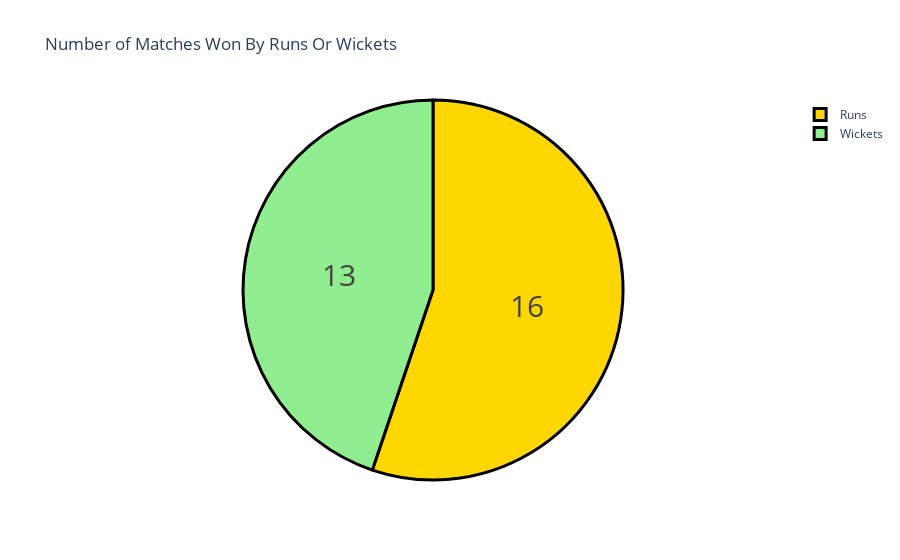
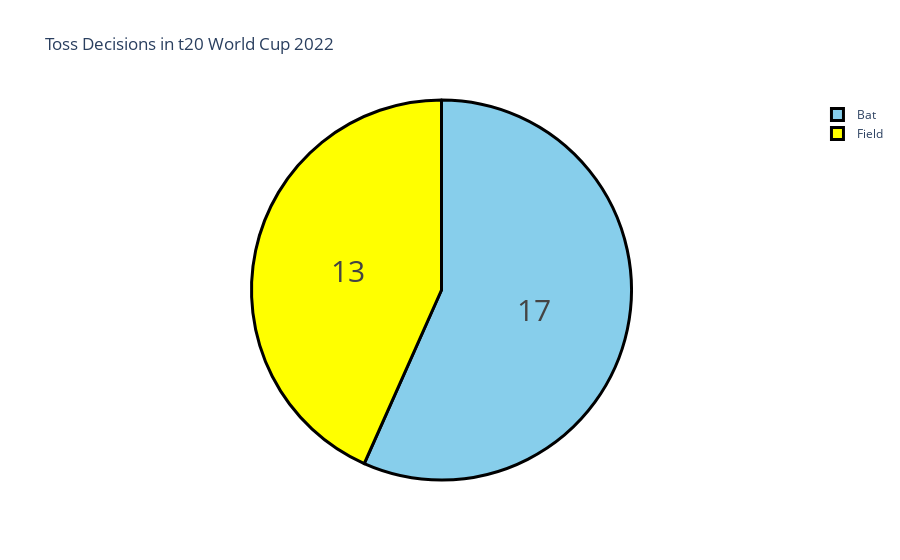
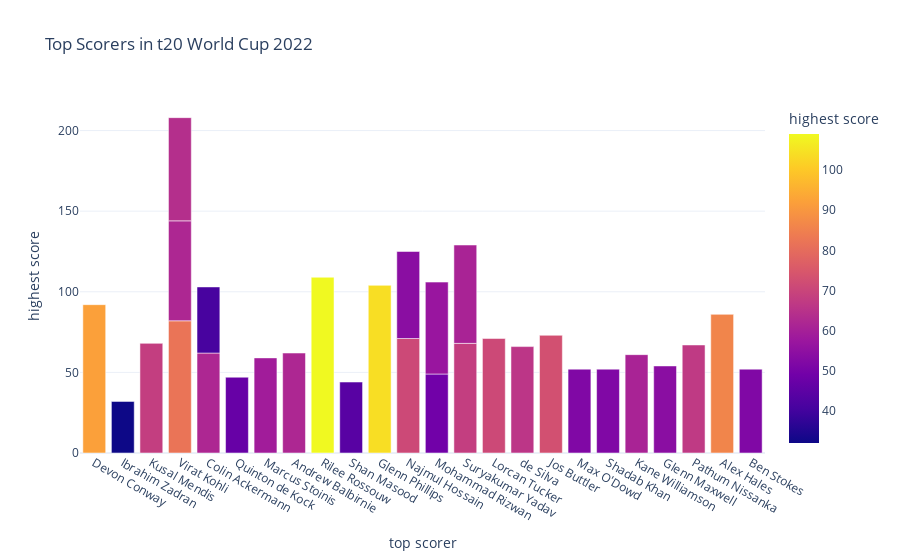

Notebook cell for these charts, in order:
### Code cell
import pandas as pd
import plotly.express as px
import plotly.graph_objects as go
import plotly.io as pio

pio.templates.default = "plotly_white"

data = pd.read_csv("C:\\Users\\lab5-08\\Downloads\\t20-world-cup-22.csv")

def display_matches_won():
    figure = px.bar(data, 
                    x=data["winner"],
                    title="Number of Matches Won by teams in t20 World Cup 2022")
    figure.show()

def display_matches_won_by_runs_or_wickets():
    won_by = data["won by"].value_counts()
    label = won_by.index
    counts = won_by.values
    colors = ['gold', 'lightgreen']

    fig = go.Figure(data=[go.Pie(labels=label, values=counts)])
    fig.update_layout(title_text='Number of Matches Won By Runs Or Wickets')
    fig.update_traces(hoverinfo='label+percent', textinfo='value', textfont_size=30,
                      marker=dict(colors=colors, line=dict(color='black', width=3)))
    fig.show()

def display_toss_decisions():
    toss = data["toss decision"].value_counts()
    label = toss.index
    counts = toss.values
    colors = ['skyblue', 'yellow']

    fig = go.Figure(data=[go.Pie(labels=label, values=counts)])
    fig.update_layout(title_text='Toss Decisions in t20 World Cup 2022')
    fig.update_traces(hoverinfo='label+percent', textinfo='value', textfont_size=30,
                      marker=dict(colors=colors, line=dict(color='black', width=3)))
    fig.show()

def display_top_scorers():
    figure = px.bar(data, 
                    x=data["top scorer"], 
                    y=data["highest score"], 
                    color=data["highest score"],
                    title="Top Scorers in t20 World Cup 2022")
    figure.show()

def display_player_of_the_match():
    figure = px.bar(data, 
                    x=data["player of the match"], 
                    title="Player of the Match Awards in t20 World Cup 2022")
    figure.show()

def display_best_bowlers():
    figure = px.bar(data, 
                    x=data["best bowler"],
                    title="Best Bowlers in t20 World Cup 2022")
    figure.show()

def display_best_stadiums_to_bat():
    fig = go.Figure()
    fig.add_trace(go.Bar(
        x=data["venue"],
        y=data["first innings score"],
        name='First Innings Runs',
        marker_color='blue'
    ))
    fig.add_trace(go.Bar(
        x=data["venue"],
        y=data["second innings score"],
        name='Second Innings Runs',
        marker_color='red'
    ))
    fig.update_layout(barmode='group', 
                      xaxis_tickangle=-45, 
                      title="Best Stadiums to Bat First or Chase")
    fig.show()

def display_best_stadiums_to_bowl():
    fig = go.Figure()
    fig.add_trace(go.Bar(
        x=data["venue"],
        y=data["first innings wickets"],
        name='First Innings Wickets',
        marker_color='blue'
    ))
    fig.add_trace(go.Bar(
        x=data["venue"],
        y=data["second innings wickets"],
        name='Second Innings Wickets',
        marker_color='red'
    ))
    fig.update_layout(barmode='group', 
                      xaxis_tickangle=-45, 
                      title="Best Stadiums to Bowl First or Defend")
    fig.show()

# Menu
while True:
    print("\nMenu:")
    print("1. Matches Won by Teams")
    print("2. Matches Won by Runs or Wickets")
    print("3. Toss Decisions")
    print("4. Top Scorers")
    print("5. Player of the Match Awards")
    print("6. Best Bowlers")
    print("7. Best Stadiums to Bat First or Chase")
    print("8. Best Stadiums to Bowl First or Defend")
    print("9. Quit")

    choice = input("Enter your choice (1-9): ")

    if choice == '1':
        display_matches_won()
    elif choice == '2':
        display_matches_won_by_runs_or_wickets()
    elif choice == '3':
        display_toss_decisions()
    elif choice == '4':
        display_top_scorers()
    elif choice == '5':
        display_player_of_the_match()
    elif choice == '6':
        display_best_bowlers()
    elif choice == '7':
        display_best_stadiums_to_bat()
    elif choice == '8':
        display_best_stadiums_to_bowl()
    elif choice == '9':
        print("Exiting the program. Goodbye!")
        break
    else:
        print("Invalid choice. Please enter a number between 1 and 9.")

### Figure 1 — Plotly figure (JSON) as saved in the notebook; plotly's stock layout.template omitted (floating-point values rounded to 4 significant figures)
{"data": [{"hoverinfo": "label+percent", "labels": ["Runs", "Wickets"], "marker": {"colors": ["gold", "lightgreen"], "line": {"color": "black", "width": 3}}, "textfont": {"size": 30}, "textinfo": "value", "type": "pie", "values": [16, 13]}], "layout": {"title": {"text": "Number of Matches Won By Runs Or Wickets"}}}

### Figure 2 — Plotly figure (JSON) as saved in the notebook; plotly's stock layout.template omitted (floating-point values rounded to 4 significant figures)
{"data": [{"hoverinfo": "label+percent", "labels": ["Bat", "Field"], "marker": {"colors": ["skyblue", "yellow"], "line": {"color": "black", "width": 3}}, "textfont": {"size": 30}, "textinfo": "value", "type": "pie", "values": [17, 13]}], "layout": {"title": {"text": "Toss Decisions in t20 World Cup 2022"}}}

### Figure 3 — Plotly figure (JSON) as saved in the notebook; plotly's stock layout.template omitted (floating-point values rounded to 4 significant figures)
{"data": [{"alignmentgroup": "True", "hovertemplate": "top scorer=%{x}<br>highest score=%{marker.color}<extra></extra>", "legendgroup": "", "marker": {"color": [92, 32, 68, 82, 62, 47, 59, 62, null, 109, 62, 44, null, null, 104, 71, 49, 68, 71, 66, 73, 52, 64, 52, 61, 54, 67, 41, 54, 61, 57, 86, 52], "coloraxis": "coloraxis", "pattern": {"shape": ""}}, "name": "", "offsetgroup": "", "orientation": "v", "showlegend": false, "textposition": "auto", "type": "bar", "x": ["Devon Conway", "Ibrahim Zadran", "Kusal Mendis", "Virat Kohli", "Colin Ackermann", "Quinton de Kock", "Marcus Stoinis", "Andrew Balbirnie", null, "Rilee Rossouw", "Virat Kohli", "Shan Masood", null, null, "Glenn Phillips", "Najmul Hossain", "Mohammad Rizwan", "Suryakumar Yadav", "Lorcan Tucker", "de Silva", "Jos Buttler", "Max O'Dowd", "Virat Kohli", "Shadab Khan", "Kane Williamson", "Glenn Maxwell", "Pathum Nissanka", "Colin Ackermann", "Najmul Hossain", "Suryakumar Yadav", "Mohammad Rizwan", "Alex Hales", "Ben Stokes"], "xaxis": "x", "y": [92, 32, 68, 82, 62, 47, 59, 62, null, 109, 62, 44, null, null, 104, 71, 49, 68, 71, 66, 73, 52, 64, 52, 61, 54, 67, 41, 54, 61, 57, 86, 52], "yaxis": "y"}], "layout": {"barmode": "relative", "coloraxis": {"colorbar": {"title": {"text": "highest score"}}, "colorscale": [[0, "#0d0887"], [0.1111, "#46039f"], [0.2222, "#7201a8"], [0.3333, "#9c179e"], [0.4444, "#bd3786"], [0.5556, "#d8576b"], [0.6667, "#ed7953"], [0.7778, "#fb9f3a"], [0.8889, "#fdca26"], [1, "#f0f921"]]}, "legend": {"tracegroupgap": 0}, "title": {"text": "Top Scorers in t20 World Cup 2022"}, "xaxis": {"anchor": "y", "domain": [0, 1], "title": {"text": "top scorer"}}, "yaxis": {"anchor": "x", "domain": [0, 1], "title": {"text": "highest score"}}}}
